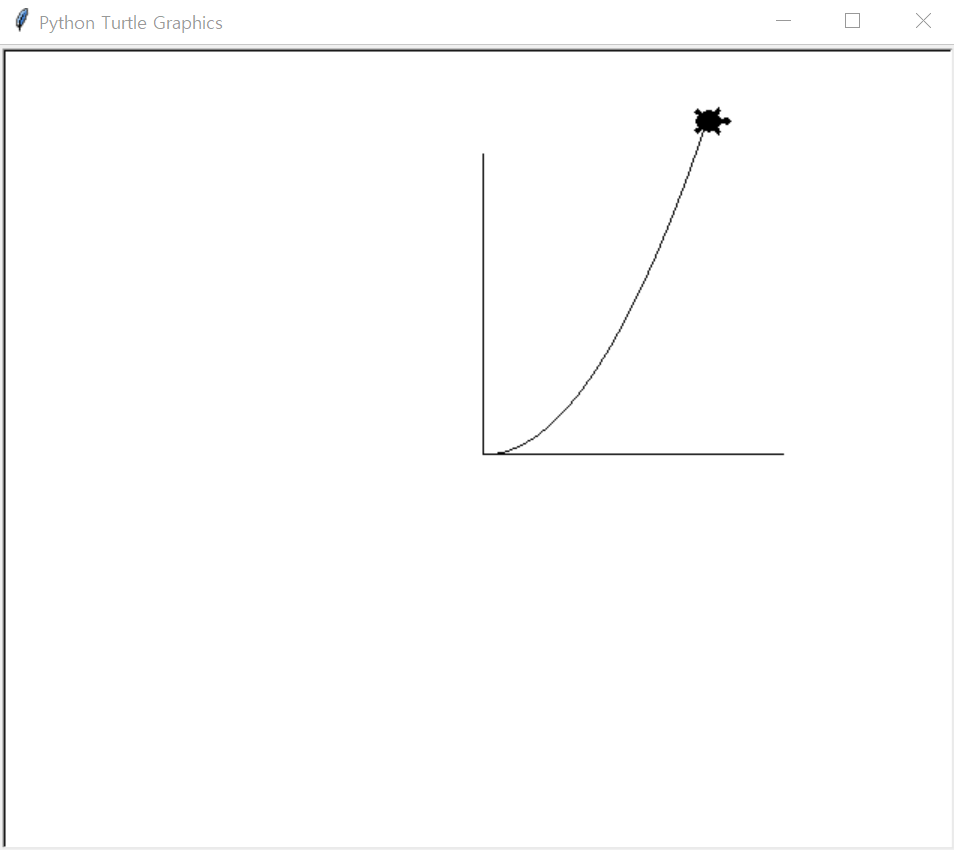

Source code (Python):
import turtle
t = turtle.Turtle()
t.shape("turtle")
t.speed(0)

def f(x):
  return x**2+1

t.goto(200,0)
t.goto(0,0)
t.goto(0,200)
t.goto(0,0)

for x in range(150):
  t.goto(x, int(0.01*f(x)))
